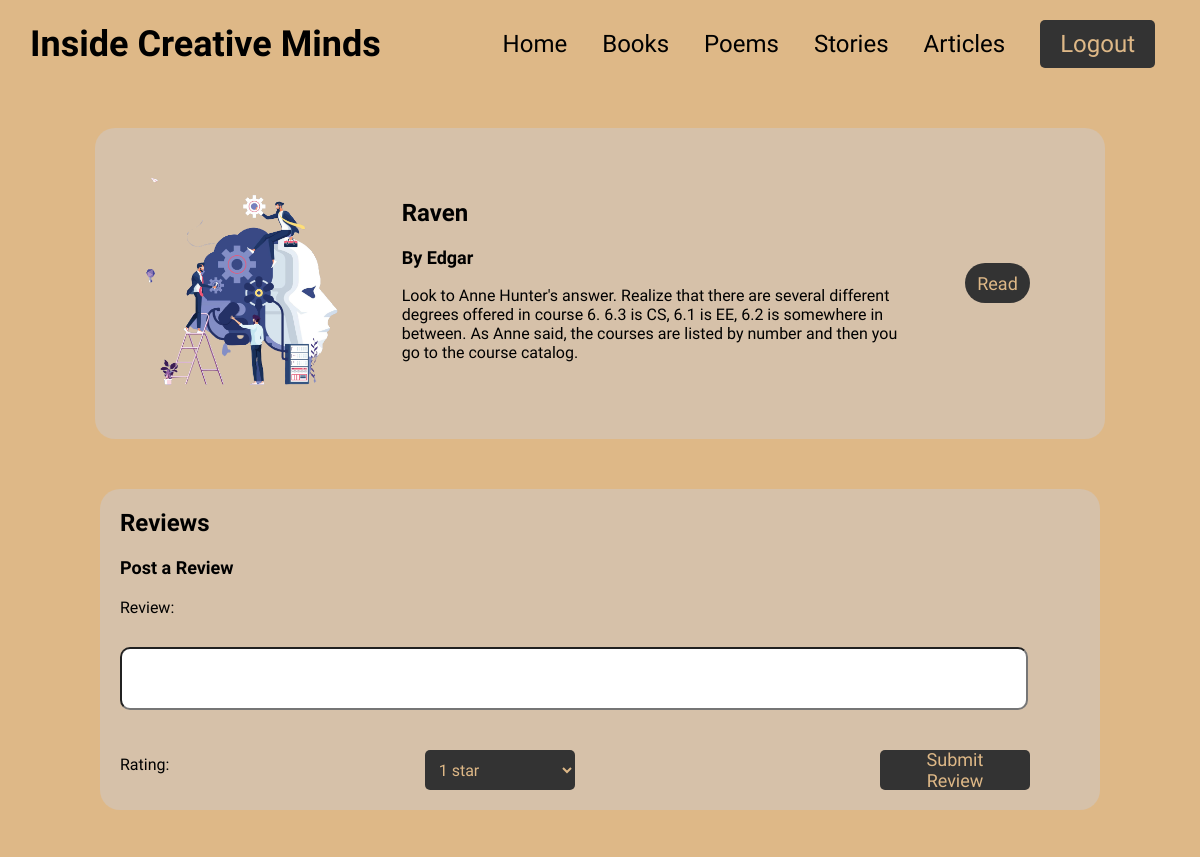
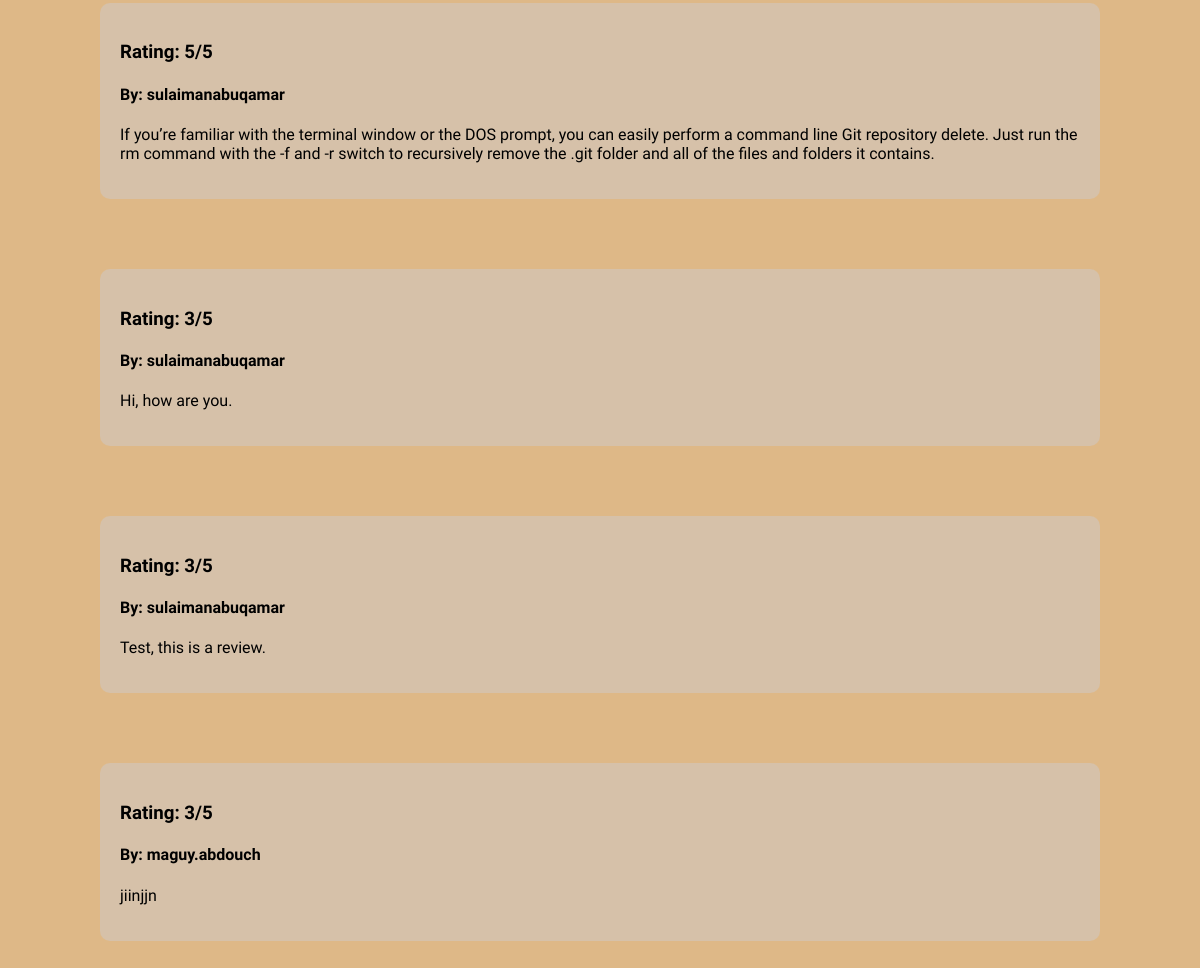
/book/1/ (signed in), run on the app's committed database (2 pictures, top to bottom).
### english/models.py (models this page shows, shortened)
class Book(models.Model):
    book_id = models.AutoField(primary_key=True)
    title = models.CharField(max_length=100)
    author = models.CharField(max_length=100)
    description = models.TextField()
    cover = models.ImageField(upload_to="covers/", blank=True)
    link = models.URLField()

class BookReview(models.Model):
    review_id = models.AutoField(primary_key=True)
    book_id = models.ForeignKey(Book, on_delete=models.CASCADE)
    review = models.TextField()
    RATING_CHOICES = [
        (1, '1 star'),
        (2, '2 stars'),
        (3, '3 stars'),
        (4, '4 stars'),
        (5, '5 stars'),
    ]
    rating = models.PositiveIntegerField(choices=RATING_CHOICES)
    reviewer = models.ForeignKey(User, on_delete=models.CASCADE)

### english/views.py (the view, shortened to what this page needs)
# urls.py: path('book/<int:book_id>/', book_detail, name='book_detail'),
@login_required
def book_detail(request, book_id):
    book_detail = get_object_or_404(Book, pk=book_id)
    book_reviews = BookReview.objects.all()
    context = {
        'book_detail': book_detail,
        'book_reviews': book_reviews,
    }
    return render(request, 'book_details.html', context)

### english/templates/book_details.html (shortened to what this page needs)
{% load static %}
<!DOCTYPE html>
<html lang="en">
<head>
    <link rel="stylesheet" href="{% static 'CSS/details.css' %}">
</head>
<body>
    <header>
        <div class="title">Inside Creative Minds</div>
        <nav>
            <ul>
                <li><a href="{% url 'home' %}">Home</a></li>
                <li><a href="{% url 'books' %}">Books</a></li>
                <li><a href="{% url 'poems' %}">Poems</a></li>
                <li><a href="{% url 'stories' %}">Stories</a></li>
                <li><a href="{% url 'articles' %}">Articles</a></li>
                {% if user.is_authenticated %}
                    <li><a href="{% url 'logout' %}" class="read-button">Logout</a></li>
                {% else %}
                    <li><a href="{% url 'login' %}" class="read-button">Login</a></li>
                {% endif %}
            </ul>
        </nav>
    </header>
    <main>
        <div class="fill">
            <div class="book-info">
                <div class="image-container">
                    <img src="{{ book_detail.cover.url }}" alt="Book Cover">
                </div>
                <div class="book-details">
                    <h2>{{ book_detail.title }}</h2>
                    <h3>By {{ book_detail.author }}</h3>
                    <p>{{ book_detail.description }}</p>
                </div>
                <a href="{{ book.link }}" class="box">
                    <button>Read</button>
                </a>
            </div>
            <div class="reviews">
                <h2>Reviews</h2>
                <div class="post-review">
                    <h3>Post a Review</h3>
                    <form method="post">
                        <label for="review">Review:</label>
                        <input class="reviewbox" name="review" ></input>
                        <div class="horizontal">
                            <label for="rating">Rating:</label>
                            <select class="submit" name="rating" required>
                                <option value="1">1 star</option>
                            </select>
                            <button class="submit" type="submit">Submit Review</button>
                        </div>
                    </form>
                </div>
            </div>
            {% for review in book_reviews %}
            <div class="review">
                <h3>Rating: {{ review.rating }}/5</h3>
                <h4>By: {{ review.reviewer }}</h4>
                <p>{{ review.review }}</p>
            </div>
            {% endfor %}
        </div>
    </main>
</body>
</html>

### static/CSS/details.css (style rules this page uses)
body { background-color: burlywood; background-size: cover; background-position: center; font-family: 'Felipa', sans-serif; overflow-x: hidden; margin: 0; }
header { display: flex; justify-content: space-between; align-items: center; padding: 20px 30px; color: white; z-index: 2; position: sticky; margin-top: -10px; top: 0; background-color: burlywood; }
.title { font-family: 'Felipa', sans-serif; font-size: 36px; font-weight: bold; color: black; }
nav ul { align-items: center; list-style-type: none; margin: 0; padding: 0; display: flex; flex-direction: row; gap: 20px; }
nav li { margin-right: 15px; }
nav a { text-decoration: none; color: black; font-family: 'Felipa', sans-serif; font-size: 24px; }
main { display: flex; justify-content: center; align-items: center; }
.read-button { display: inline-block; padding: 10px 20px; background-color: #333; color: burlywood; text-decoration: none; border-radius: 5px; transition: background-color 0.3s ease; }
.book-info { display: flex; align-items: center; margin: 50px 0 0; padding: 25px; background-color: #D6C1A9; border-radius: 20px; width: 80%; }
.image-container { flex: 1; padding-right: 25px; }
.image-container img { max-width: 100%; height: auto; border-radius: 5px; }
.book-details { flex: 2; text-align: left; }
.book-details h2 { font-size: 24px; margin-top: 0; font-family: Sura; }
.book-details h3 { font-size: 18px; margin-top: 0; font-family: Sura; }
.book-details p { font-size: 16px; margin: 5px 0; font-family: Sura; font-weight: 300; }
.fill { margin: 0px 0px 50px 0px; display: flex; flex-direction: column; align-items: center; }
.box { border-radius: 20px; display: flex; align-items: center; justify-content: center; margin: 0 50px; font-family: Felipa; width: 65px; height: 40px; background-color: #333; transition: background-color 0.3s ease; cursor: pointer; text-decoration: none; color: burlywood; font-size: 18px; }
.submit { border-radius: 20px; display: flex; align-items: center; justify-content: center; margin: 0 50px; font-family: Felipa; width: 150px; height: 40px; background-color: #333; transition: background-color 0.3s ease; cursor: pointer; text-decoration: none; color: burlywood; font-size: 18px; }
button { border: none; background: none; cursor: pointer; color: burlywood; font-family: Felipa; font-size: 18px; }
.review { margin-bottom: 20px; width: 80%; margin-top: 50px; padding: 20px; background-color: #D6C1A9; border-radius: 10px; font-size: 16px; font-family: 'Sura', sans-serif; }
.reviewbox { margin-bottom: 20px; width: 90%; margin-top: 20px; padding: 20px; background-color: white; border-radius: 10px; font-size: 16px; font-family: 'Sura', sans-serif; }
.reviews { width: 80%; margin-top: 50px; padding: 20px; background-color: #D6C1A9; border-radius: 20px; text-align: left; }
.reviews h2 { font-size: 24px; margin-top: 0; }
.post-review { margin-top: 20px; }
.post-review h3 { font-size: 18px; }
.post-review form { margin-top: 20px; }
.post-review label { font-size: 16px; display: block; margin-bottom: 10px; font-family: 'Sura', sans-serif; color: black; }
.post-review .horizontal { display: flex; justify-content: space-between; align-items: center; margin-top: 20px; }
.post-review select { width: 150px; padding: 10px; border: none; border-radius: 5px; font-size: 16px; }
.post-review button[type="submit"] { background-color: #333; color: burlywood; border: none; border-radius: 5px; padding: 10px 20px; font-size: 18px; cursor: pointer; transition: background-color 0.3s ease; }

### data on the page
Book: cover (picture), title "Raven", author "Edgar", description "Look to Anne Hunter's answer. Realize that there are several different degrees offered in course 6. 6.3 is CS, 6.1 is EE, 6.2 is somewhere in between. As Anne said, the courses are listed by number and then you go to the course catalog."
BookReview: rating "5", reviewer "sulaimanabuqamar", review "If you’re familiar with the terminal window or the DOS prompt, you can easily perform a command line Git repository delete. Just run the rm command with the -f and -r switch to recursively remove the .git folder and all of the files and folders it contains."
BookReview: rating "3", reviewer "sulaimanabuqamar", review "Hi, how are you."
BookReview: rating "3", reviewer "sulaimanabuqamar", review "Test, this is a review."
BookReview: rating "3", reviewer "maguy.abdouch", review "jiinjjn"
